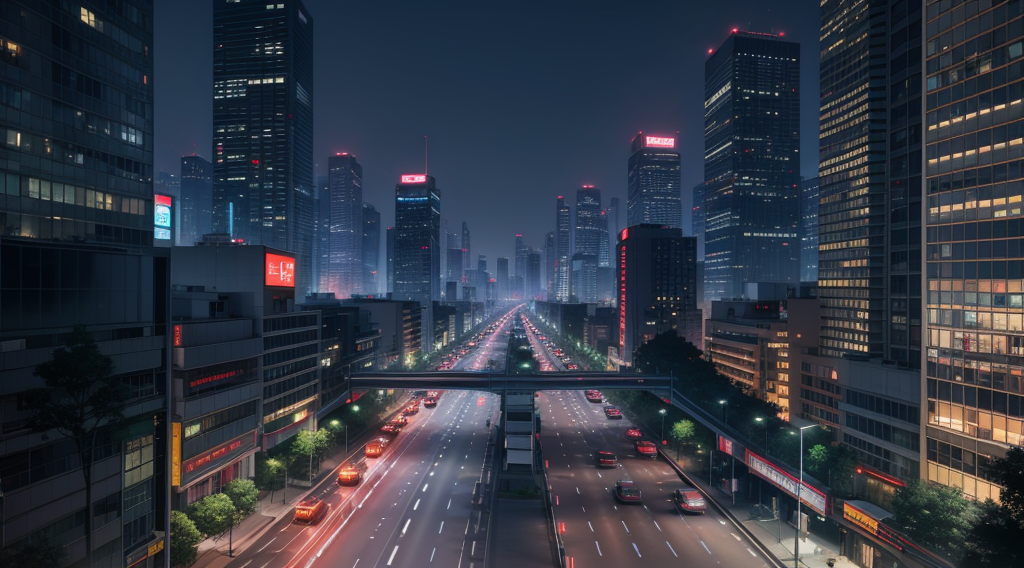
#> input picture cvstudey/chapter-2/V2-5-/image/city.png, 1024 x 568 px, found by its file name
$ python '2.1 图像读写.py'
#> lines starting #> are read from the running program, lines starting #| are printed output that depends on the picture; after the words box and inside, x2 and y2 are one past the last pixel; in counts of white or black regions, pixels touching at a corner belong together
import cv2
import numpy as np
from matplotlib import rcParams
rcParams['font.family']='simHei'#设置中文字体


img = cv2.imread('../cv的学习/chapter-2/V2-5-/image/city.png')
#> img is the input picture: shape (568, 1024, 3); mean B, G, R 67.1, 55.5, 49.8
# cv2.imwrite('../chapter-2/V2-5-/image/citrry.png', img) # 保存图片

# 图片读取
cv2.imshow('../chapter-2/V2-5-/image/city.png', img)
cv2.waitKey(0) #等待时间无限时间 点击其他 才能向下继续执行

# 访问图片数据 切片操作
img = cv2.imread('../cv的学习/chapter-2/V2-5-/image/city.png')
x,y = 240,150
roi_img = img[x:x+250,y:y+330]
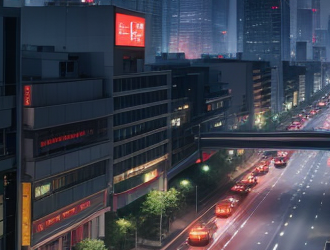
#> roi_img: shape (250, 330, 3); mean B, G, R 75.6, 63.9, 62.6
cv2.imshow('../chapter-2/V2-5-/image/city.png', roi_img)
cv2.waitKey(0)

#访问图片数据 设置区域像素
img = cv2.imread('../cv的学习/chapter-2/V2-5-/image/city.png')
x,y = 240,150
img[x:x+250,y:y+330] = 0
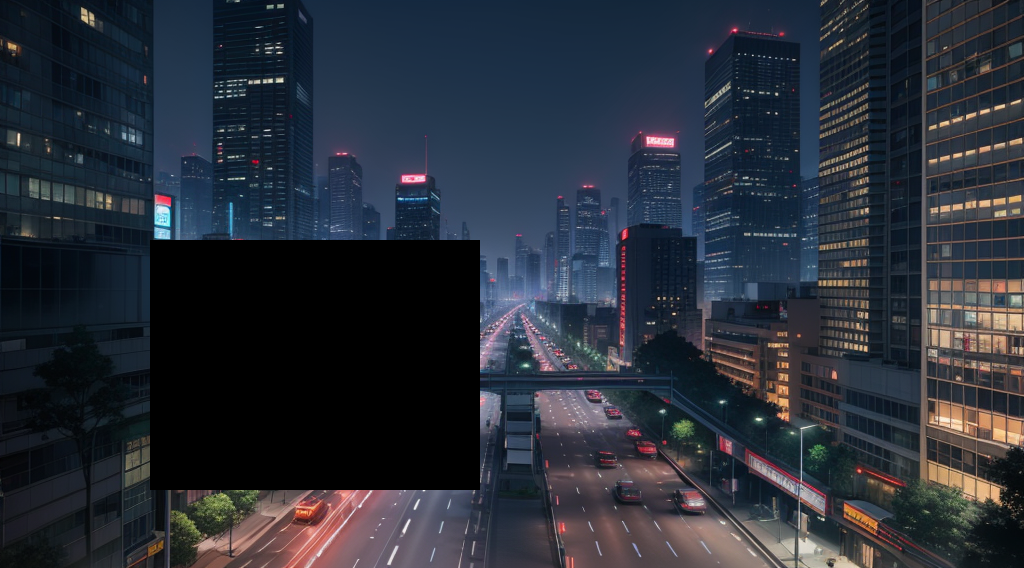
#> img: shape (568, 1024, 3); 14.18% of pixels changed, all inside (x1, y1, x2, y2) = (150, 240, 480, 490)
cv2.imshow('../chapter-2/V2-5-/image/city.png', img)
cv2.waitKey(0)

$ run again, with cvstudey/chapter-2/V2-5-/image/rice.png copied over cvstudey/chapter-2/V2-5-/image/city.png
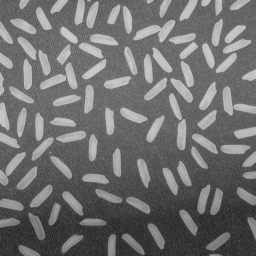
#> input picture cvstudey/chapter-2/V2-5-/image/rice.png, 256 x 256 px, found by its file name
#> img is the input picture: shape (256, 256, 3); min 40, max 204, mean 111.2
#> `img[x:x+250,y:y+330] = 0`:
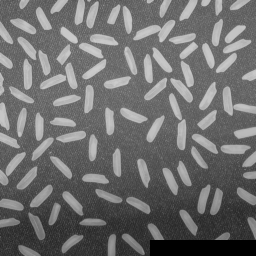
#> img: shape (256, 256, 3); 2.59% of pixels changed, all inside (x1, y1, x2, y2) = (150, 240, 256, 256)

$ run again, with cvstudey/chapter-2/V2-5-/image/rice_bg.png copied over cvstudey/chapter-2/V2-5-/image/city.png
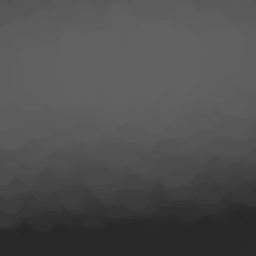
#> input picture cvstudey/chapter-2/V2-5-/image/rice_bg.png, 256 x 256 px, found by its file name
#> img is the input picture: shape (256, 256, 3); min 40, max 98, mean 79
#> `img[x:x+250,y:y+330] = 0`:
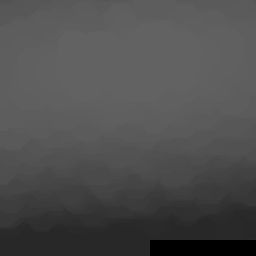
#> img: shape (256, 256, 3); 2.59% of pixels changed, all inside (x1, y1, x2, y2) = (150, 240, 256, 256)
